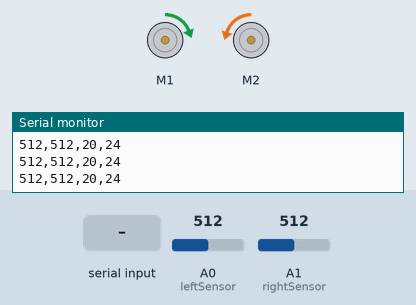
Recording of a sketch running on a simulated Arduino Uno, built with avr-gcc and run on an emulated ATmega328P. On the bench: 2 × DC motor (green arrow = forward, orange = backward, longer = faster), the last lines printed to the serial monitor. Inputs (shaded band) come from the test bench; at power-on: A1 (rightSensor) = 512, A0 (leftSensor) = 512.

Above: at 1.2 s.
1.3 s: "left,1\n" received over Serial
At 2.9 s:
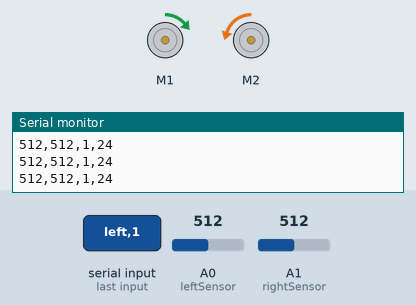
3.8 s: A1 (rightSensor) set to 862
5.3 s: A1 (rightSensor) set to 896
At 5.7 s:
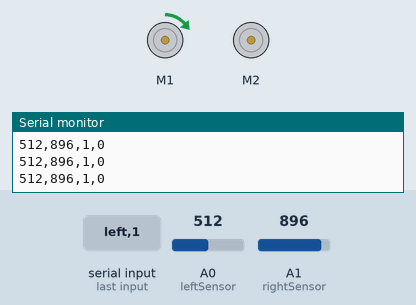
6.8 s: "left,150\n" received over Serial
At 8.3 s:
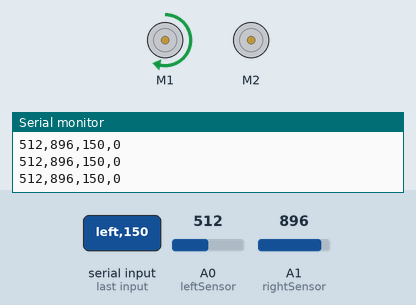
9.3 s: A1 (rightSensor) set to 870
At 10.2 s:
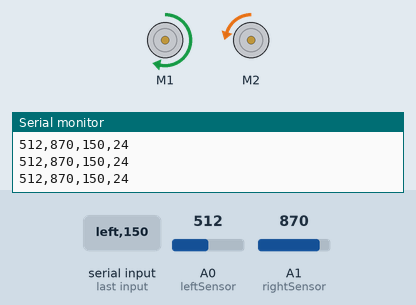
10.8 s: "right,150\n" received over Serial
At 12.6 s:
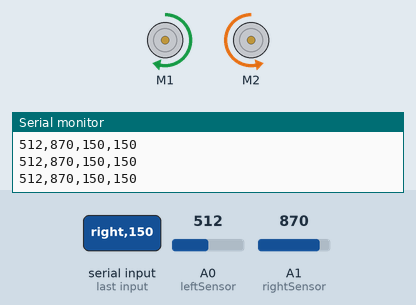
Timing chart, 0 to 14.1 s (numbered marks = the images above; inputs shaded):
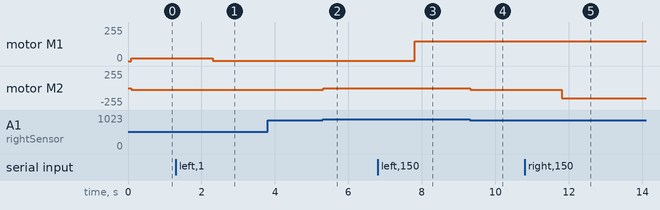

Measured:
- after the input at 1.3 s, motor M1: forward 20/255 → forward 1/255 after 1.0 s
- after the input at 5.3 s, motor M2: backward 24/255 → stopped at once
- after the input at 6.8 s, motor M1: forward 1/255 → forward 150/255 after 1.0 s
- after the input at 9.3 s, motor M2: stopped → backward 24/255 at once
- after the input at 10.8 s, motor M2: backward 24/255 → backward 150/255 after 1.0 s

The sketch:

sensor_testing.ino
```cpp
#include <Wire.h>
#include <Adafruit_MotorShield.h>
#include "utility/Adafruit_MS_PWMServoDriver.h"

const byte leftSensor = A0;
const byte rightSensor = A1;
int leftValue;
int rightValue;
int left;
int right;
int leftSpeed;
int rightSpeed;

Adafruit_MotorShield AFMS = Adafruit_MotorShield();
Adafruit_DCMotor *leftMotor = AFMS.getMotor(1); // M1
Adafruit_DCMotor *rightMotor = AFMS.getMotor(2); // M2

boolean isBlack(int analog_value){
  return (analog_value > 880 && analog_value < 1000) ? true : false;
}

void setup() {
  Serial.begin(9600);    // set up Serial library at 9600 bps
  while (!Serial) {
    ; // wait for serial port to connect.
  }
  Serial.println("Starting Lince Tracer.");
  Serial.println("To update break time, type breakTime,10. Default value is 5.");
  Serial.println("To update targetSpeed, type targetSpeed,100. Default valule is 30.");

  AFMS.begin();  // create with the default frequency 1.6KHz
  left = 20;
  right = 24;
  leftSpeed = left;
  rightSpeed = right;
  leftMotor->setSpeed(leftSpeed);
  leftMotor->run(FORWARD);
  leftMotor->run(RELEASE);
  rightMotor->setSpeed(rightSpeed);
  rightMotor->run(BACKWARD);
  rightMotor->run(RELEASE);
}

void loop() {
    if (Serial.available()){
       String cmd = Serial.readString();
       byte delimIndex = cmd.indexOf(',');
       String func = cmd.substring(0, delimIndex);
       String value = cmd.substring(delimIndex+1);
       if(func == "tracerSpeed"){
          leftSpeed = value.toInt();
          rightSpeed = value.toInt();
          Serial.println("Succesfully updated tracerSpeed to: " + value);
       }
       if(func == "left"){
        left = value.toInt();
        Serial.println("Succesfully updated leftSpeed to: " + value);
       }
       if(func == "right"){
        right = value.toInt();
        Serial.println("Succesfully updated rightSpeed to: " + value);
       }
       if(func == "reset"){
          leftSpeed = 20;
          rightSpeed = 24;
          Serial.println("Reset Complete");
       }
    }
    leftValue = analogRead(leftSensor);
    rightValue = analogRead(rightSensor);

    boolean leftBlack = isBlack(leftValue);
    boolean rightBlack = isBlack(rightValue);
    if (!leftBlack && !rightBlack){
       leftSpeed = left;
       rightSpeed = right;
       leftMotor->setSpeed(leftSpeed);
       rightMotor->setSpeed(rightSpeed);
       leftMotor->run(FORWARD);
       rightMotor->run(BACKWARD);
//       Serial.println("straight");
    }
    else if(!leftBlack && rightBlack){ // turning right
      rightSpeed = 0;
      leftSpeed = left;
      leftMotor->setSpeed(leftSpeed);
      rightMotor->setSpeed(rightSpeed);
      leftMotor->run(FORWARD);
      rightMotor->run(RELEASE);
//      Serial.println("turning right");
    }
    else if(leftBlack && !rightBlack){ // turning left
      leftSpeed = 0;
      rightSpeed = right;
      leftMotor->setSpeed(leftSpeed);
      rightMotor->setSpeed(rightSpeed);
      leftMotor->run(RELEASE);
      rightMotor->run(BACKWARD);
//       Serial.println("turning left");
    }
    Serial.print(leftValue);
    Serial.print(",");
    Serial.print(rightValue);
    Serial.print(",");
    Serial.print(leftSpeed);
    Serial.print(",");
    Serial.print(rightSpeed);
    Serial.println("");
}
```
